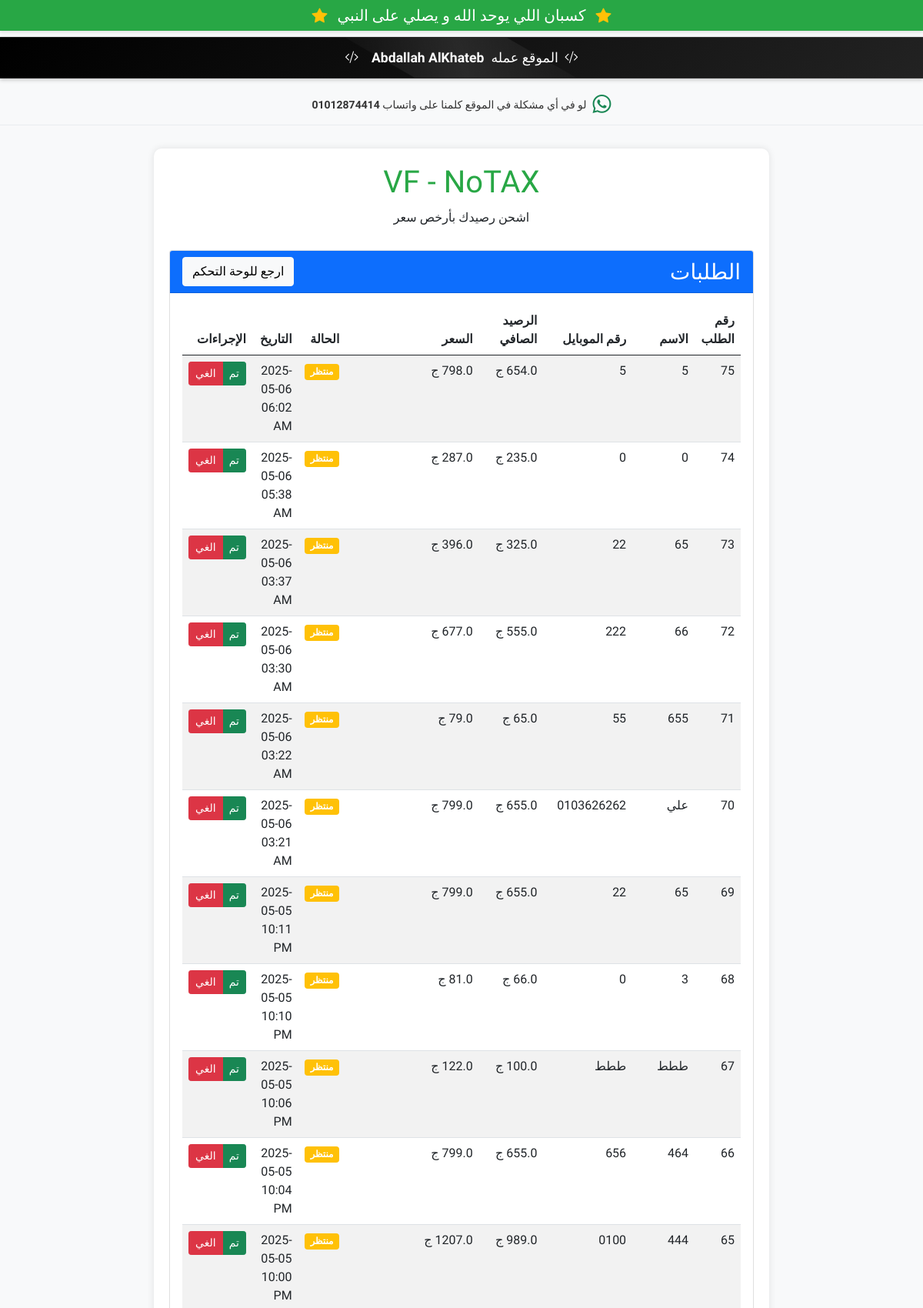
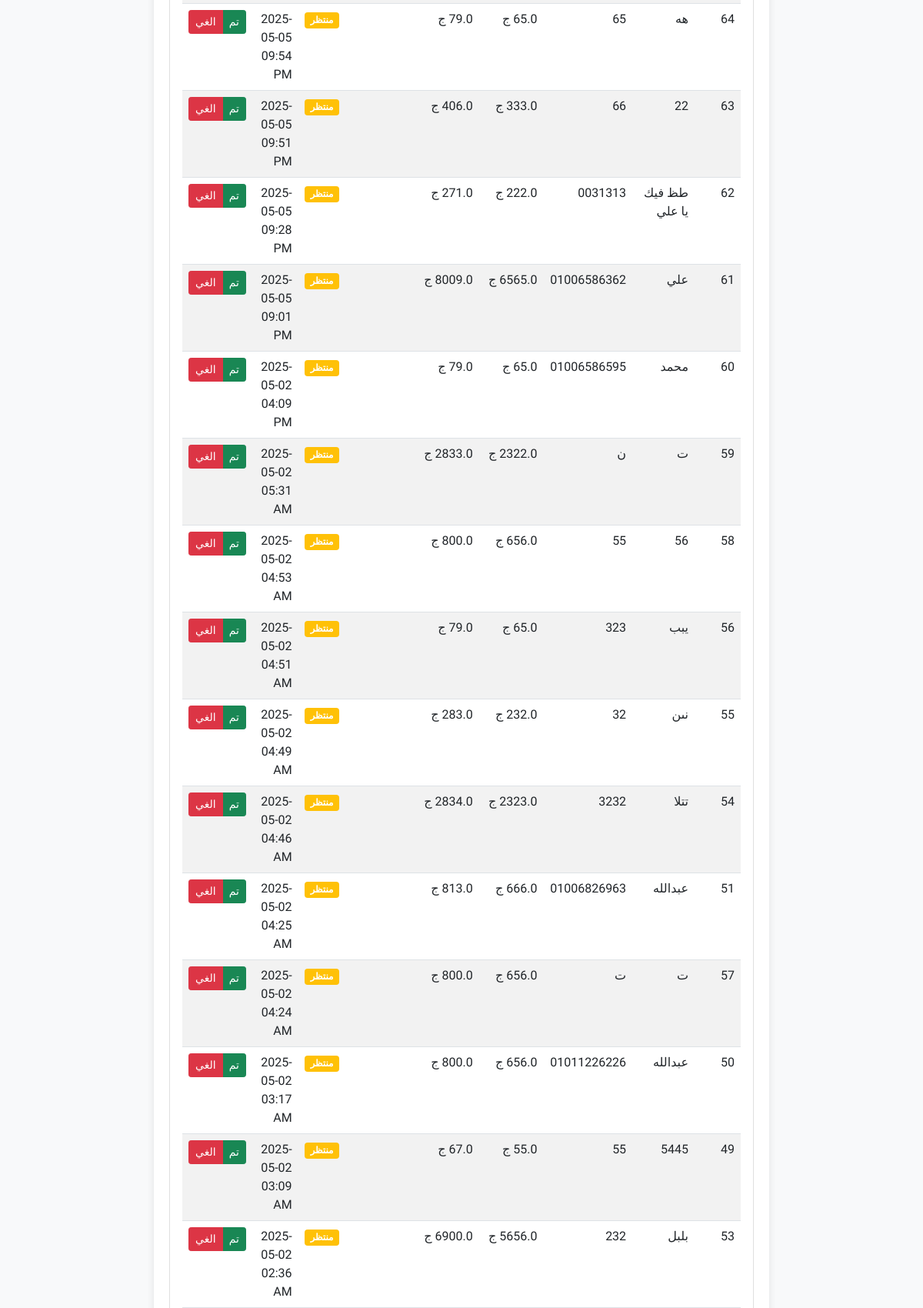
The page /orders (signed in, upper part) on the database its author committed (2 pictures, top to bottom).
### app.py (models this page shows, shortened)
class Order(db.Model):
    id = db.Column(db.Integer, primary_key=True)
    user_name = db.Column(db.String(100), nullable=False)
    user_phone = db.Column(db.String(20), nullable=False)
    net_balance = db.Column(db.Float, nullable=False)
    total_cost = db.Column(db.Float, nullable=False)
    receipt_image = db.Column(db.String(255), nullable=True)
    status = db.Column(db.String(20), default='pending')
    created_at = db.Column(db.DateTime, default=datetime.now)

### app.py (the view)
@app.route('/orders')
def orders():
    if 'admin_logged_in' not in session or not session['admin_logged_in']:
        flash('لازم تسجل دخول الأول', 'danger')
        return redirect(url_for('admin.login'))
    all_orders = Order.query.order_by(Order.created_at.desc()).all()
    return render_template('orders.html', orders=all_orders)

### templates/orders.html (shortened to what this page needs)
{% extends 'base.html' %}
{% block content %}
<div class="row">
    <div class="col-md-12">
        <div class="card">
            <div class="card-header bg-primary text-white d-flex justify-content-between align-items-center">
                <h3 class="mb-0">الطلبات</h3>
                <a href="{{ url_for('admin.dashboard') }}" class="btn btn-light">ارجع للوحة التحكم</a>
            </div>
            <div class="card-body">
                {% if orders %}
                <div class="table-responsive">
                    <table class="table table-striped table-hover">
                        <thead>
                            <tr>
                                <th>رقم الطلب</th>
                                <th>الاسم</th>
                                <th>رقم الموبايل</th>
                                <th>الرصيد الصافي</th>
                                <th>السعر</th>
                                <th>الحالة</th>
                                <th>التاريخ</th>
                                <th>الإجراءات</th>
                            </tr>
                        </thead>
                        <tbody>
                            {% for order in orders %}
                            <tr>
                                <td>{{ order.id }}</td>
                                <td>{{ order.user_name }}</td>
                                <td>{{ order.user_phone }}</td>
                                <td>{{ order.net_balance }} ج</td>
                                <td>{{ order.total_cost }} ج</td>
                                <td>
                                    {% if order.status == 'pending' %}
                                    <span class="badge bg-warning">منتظر</span>
                                    {% elif order.status == 'completed' %}
                                    <span class="badge bg-success">مكتمل</span>
                                    {% elif order.status == 'cancelled' %}
                                    <span class="badge bg-danger">ملغي</span>
                                    {% endif %}
                                </td>
                                <td>{{ order.created_at.strftime('%Y-%m-%d %I:%M %p') }}</td>
                                <td>
                                    <div class="btn-group" role="group">
                                        <button type="button" class="btn btn-sm btn-success">تم</button>
                                        <button type="button" class="btn btn-sm btn-danger">الغي</button>
                                    </div>
                                </td>
                            </tr>
                            {% endfor %}
                        </tbody>
                    </table>
                </div>
                {% else %}
                <div class="alert alert-info">
                    مفيش طلبات دلوقتي.
                </div>
                {% endif %}
            </div>
        </div>
    </div>
</div>
{% endblock %}

### templates/base.html (shortened to what this page needs)
<!DOCTYPE html>
<html lang="ar" dir="rtl">
<head>
    <link rel="stylesheet" href="https://cdn.jsdelivr.net/npm/bootstrap@5.0.2/dist/css/bootstrap.rtl.min.css">
    <link rel="stylesheet" href="https://cdn.jsdelivr.net/npm/bootstrap-icons@1.8.0/font/bootstrap-icons.css">
    <link rel="stylesheet" href="https://cdnjs.cloudflare.com/ajax/libs/animate.css/4.1.1/animate.min.css">
    <link rel="stylesheet" href="{{ url_for('static', filename='css/style.min.css') }}">
</head>
<body>
    <div class="prayer-banner text-center py-2 mb-2">
        <h5 class="mb-0 animate__animated animate__flash animate__infinite animate__slow">
            <i class="bi bi-star-fill text-warning me-2"></i>
            كسبان اللي يوحد الله و يصلي على النبي
            <i class="bi bi-star-fill text-warning ms-2"></i>
        </h5>
    </div>
    <div class="developer-banner text-center py-2 mb-2">
        <div class="developer-content animate__animated animate__fadeIn">
            <i class="bi bi-code-slash text-white me-2"></i>
            <span>الموقع عمله</span>
            <span class="developer-name ms-1 me-1">
                <span>Abdallah AlKhateb</span>
            </span>
            <i class="bi bi-code-slash text-white ms-2"></i>
        </div>
    </div>
    <div class="support-banner text-center py-2 mb-3">
        <div class="d-flex align-items-center justify-content-center">
            <i class="bi bi-whatsapp text-success me-2 fs-4"></i>
            <p class="mb-0">لو في أي مشكلة في الموقع كلمنا على واتساب <strong>01012874414</strong></p>
        </div>
    </div>
    <div class="container">
        <div class="header">
            <h1 style="color: #28a745;">VF - NoTAX</h1>
            <p>اشحن رصيدك بأرخص سعر</p>
        </div>
        {% block content %}{% endblock %}
    </div>
</body>
</html>

### templates/base.html (style rules this page uses)
.developer-banner { background: linear-gradient(135deg, #000000 0%, #222222 100%); border-top: 1px solid rgba(255,255,255,0.1); border-bottom: 1px solid rgba(255,255,255,0.1); box-shadow: 0 2px 5px rgba(0,0,0,0.2); position: relative; overflow: hidden; color: white; }
.developer-banner::before { content: ''; position: absolute; top: -50%; left: -50%; width: 200%; height: 200%; background: linear-gradient(45deg, transparent 40%, rgba(255, 255, 255, 0.1) 50%, transparent 60%); transform: rotateZ(30deg); animation: shine 3s infinite; }
.developer-content { font-size: 1.1rem; padding: 5px 0; display: flex; align-items: center; justify-content: center; color: white; flex-wrap: nowrap; }
.developer-name { color: #ffffff; font-weight: 700; position: relative; display: inline-flex; align-items: center; padding: 0 5px; transition: all 0.3s ease; cursor: pointer; white-space: nowrap; }
.developer-name::after { content: ''; position: absolute; width: 100%; height: 1px; bottom: 0; left: 0; background-color: #ffffff; transform: scaleX(0); transform-origin: bottom right; transition: transform 0.3s ease-out; }

### rows shown on the page
Order: id "75", user_name "5", user_phone "5", net_balance "654.0", total_cost "798.0", status "منتظر", created_at "2025-05-06 06:02 AM"
Order: id "74", user_name "0", user_phone "0", net_balance "235.0", total_cost "287.0", status "منتظر", created_at "2025-05-06 05:38 AM"
Order: id "73", user_name "65", user_phone "22", net_balance "325.0", total_cost "396.0", status "منتظر", created_at "2025-05-06 03:37 AM"
Order: id "72", user_name "66", user_phone "222", net_balance "555.0", total_cost "677.0", status "منتظر", created_at "2025-05-06 03:30 AM"
Order: id "71", user_name "655", user_phone "55", net_balance "65.0", total_cost "79.0", status "منتظر", created_at "2025-05-06 03:22 AM"
Order: id "70", user_name "علي", user_phone "0103626262", net_balance "655.0", total_cost "799.0", status "منتظر", created_at "2025-05-06 03:21 AM"
Order: id "69", user_name "65", user_phone "22", net_balance "655.0", total_cost "799.0", status "منتظر", created_at "2025-05-05 10:11 PM"
Order: id "68", user_name "3", user_phone "0", net_balance "66.0", total_cost "81.0", status "منتظر", created_at "2025-05-05 10:10 PM"
Order: id "67", user_name "ططط", user_phone "ططط", net_balance "100.0", total_cost "122.0", status "منتظر", created_at "2025-05-05 10:06 PM"
Order: id "66", user_name "464", user_phone "656", net_balance "655.0", total_cost "799.0", status "منتظر", created_at "2025-05-05 10:04 PM"
Order: id "65", user_name "444", user_phone "0100", net_balance "989.0", total_cost "1207.0", status "منتظر", created_at "2025-05-05 10:00 PM"
Order: id "64", user_name "هه", user_phone "65", net_balance "65.0", total_cost "79.0", status "منتظر", created_at "2025-05-05 09:54 PM"
Order: id "63", user_name "22", user_phone "66", net_balance "333.0", total_cost "406.0", status "منتظر", created_at "2025-05-05 09:51 PM"
Order: id "62", user_name "طظ فيك يا علي", user_phone "0031313", net_balance "222.0", total_cost "271.0", status "منتظر", created_at "2025-05-05 09:28 PM"
Order: id "61", user_name "علي", user_phone "01006586362", net_balance "6565.0", total_cost "8009.0", status "منتظر", created_at "2025-05-05 09:01 PM"
Order: id "60", user_name "محمد", user_phone "01006586595", net_balance "65.0", total_cost "79.0", status "منتظر", created_at "2025-05-02 04:09 PM"
Order: id "59", user_name "ت", user_phone "ن", net_balance "2322.0", total_cost "2833.0", status "منتظر", created_at "2025-05-02 05:31 AM"
Order: id "58", user_name "56", user_phone "55", net_balance "656.0", total_cost "800.0", status "منتظر", created_at "2025-05-02 04:53 AM"
Order: id "56", user_name "يبب", user_phone "323", net_balance "65.0", total_cost "79.0", status "منتظر", created_at "2025-05-02 04:51 AM"
Order: id "55", user_name "نىن", user_phone "32", net_balance "232.0", total_cost "283.0", status "منتظر", created_at "2025-05-02 04:49 AM"
Order: id "54", user_name "تتلا", user_phone "3232", net_balance "2323.0", total_cost "2834.0", status "منتظر", created_at "2025-05-02 04:46 AM"
Order: id "51", user_name "عبدالله", user_phone "01006826963", net_balance "666.0", total_cost "813.0", status "منتظر", created_at "2025-05-02 04:25 AM"
Order: id "57", user_name "ت", user_phone "ت", net_balance "656.0", total_cost "800.0", status "منتظر", created_at "2025-05-02 04:24 AM"
Order: id "50", user_name "عبدالله", user_phone "01011226226", net_balance "656.0", total_cost "800.0", status "منتظر", created_at "2025-05-02 03:17 AM"
Order: id "49", user_name "5445", user_phone "55", net_balance "55.0", total_cost "67.0", status "منتظر", created_at "2025-05-02 03:09 AM"
Order: id "53", user_name "بلبل", user_phone "232", net_balance "5656.0", total_cost "6900.0", status "منتظر", created_at "2025-05-02 02:36 AM"
